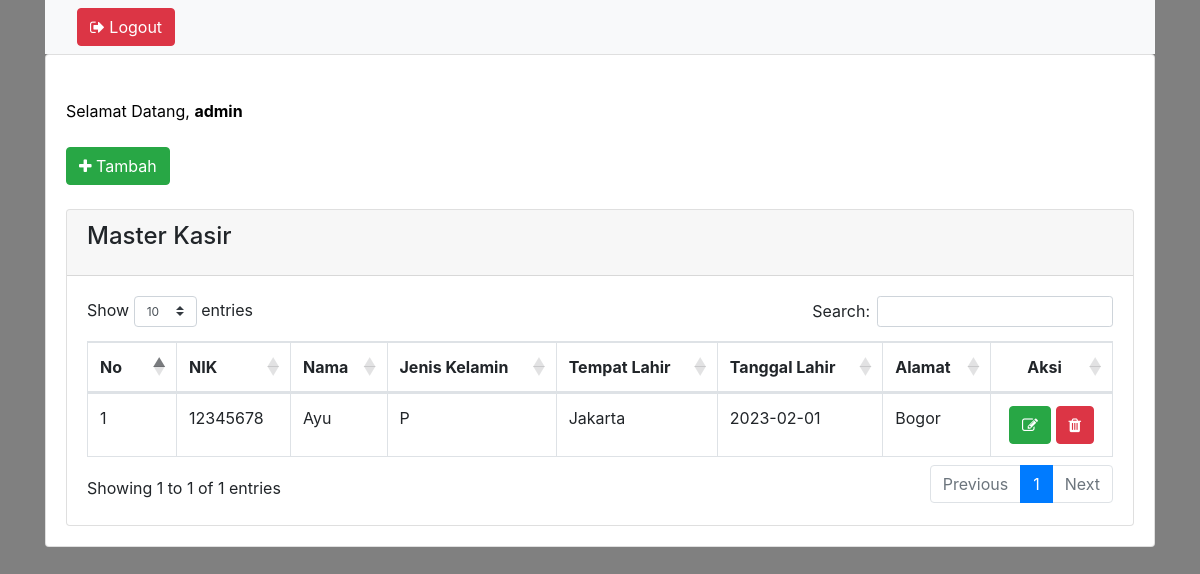
Page /Kasir/index.php (signed in) on the earlier database version.
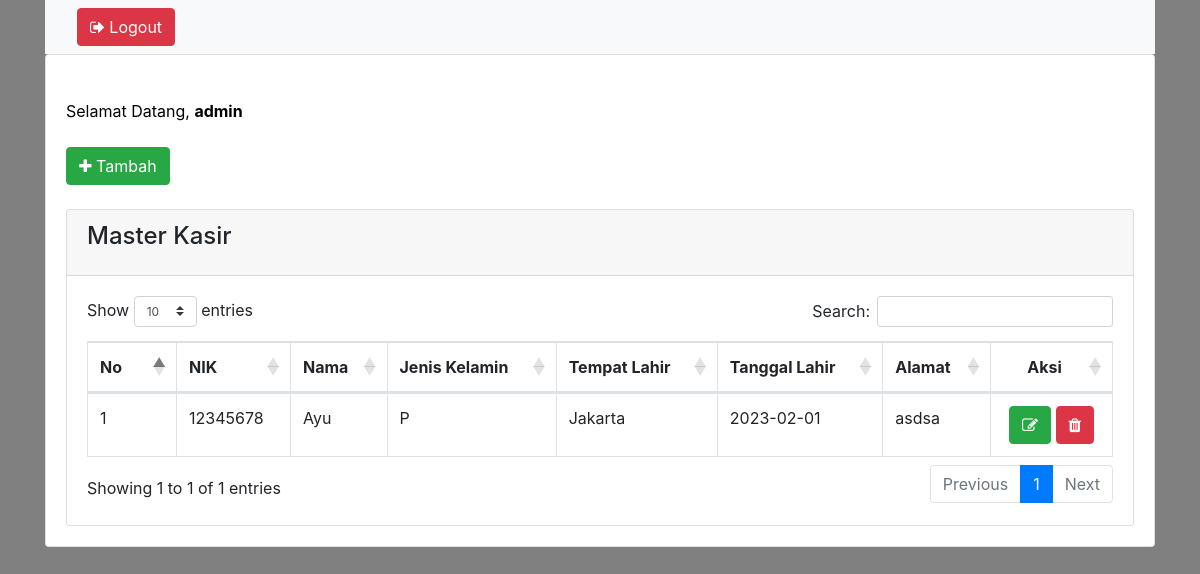
Same page on the later database version.
### tables this page shows
CREATE TABLE `tblkasir` (
  `NIK` varchar(8) NOT NULL,
  `Nama` varchar(25) NOT NULL,
  `Jenkel` varchar(1) NOT NULL,
  `Tempat_lahir` varchar(15) NOT NULL,
  `Tanggal_lahir` date NOT NULL,
  `Alamat` varchar(50) NOT NULL
);

### proses/panggil.php (called while the page is built, shortened)
<?php
    include 'prosescrud.php';
    $db = new Koneksi();
    $koneksi =  $db->DBConnect();
    $proses = new prosesCrud($koneksi);
?>

### proses/prosescrud.php (called while the page is built, shortened)
<?php
    class prosesCrud {
        protected $db;
        function __construct($db){
            $this->db = $db;
        }
        function tampil_master_kasir()
        {
            $query = "SELECT * FROM tblkasir as a";
            $row = $this->db->prepare($query);
            try {
                $row->execute();
                $hasil = $row->fetchAll();
                return $hasil;
            }
            catch (Exception $e) {
                echo $e->errorMessage();
            }
        }
    }
?>

### Kasir/index.php (the view, shortened to what this page needs)
<?php
    require '../proses/panggil.php';
?>
<!DOCTYPE HTML>
<html>
	<head>
        <link rel="stylesheet" href="https://cdnjs.cloudflare.com/ajax/libs/twitter-bootstrap/4.1.3/css/bootstrap.css">
        <link rel="stylesheet" href="https://cdn.datatables.net/1.10.19/css/dataTables.bootstrap4.min.css" />
        <link rel="stylesheet" href="https://stackpath.bootstrapcdn.com/font-awesome/4.7.0/css/font-awesome.min.css">
	</head>
    <body style="background:#808080;">
		<div class="container">
            <nav class="navbar navbar-expand-lg navbar-light bg-light" style="background-color: #e3f2fd;">
            <div class="collapse navbar-collapse" id="navbarText">
                <a href="../logout.php" class="btn btn-danger btn-md float-right"><span class="fa fa-sign-out"></span> Logout</a>
            </div>
            </nav>
            <div class="card">
                <div class="card-body">
                    <div class="row">
                    <div class="col-lg-12">
                        <?php if(!empty($_SESSION['ADMIN'])){?>
                        <br/>
                        <span style="color:#000";>Selamat Datang, <b><?php echo $_SESSION['ADMIN']['username'];?></b></span> <br><br>
                        <?php if ( $_SESSION['ADMIN']['role'] == 1): ?>
                            <a href="tambah.php" class="btn btn-success btn-md"><span class="fa fa-plus"></span> Tambah</a>
                        <?php endif ?>
                        <br/><br/>
                        <div class="card">
                            <div class="card-header">
                                <h4 class="card-title">Master Kasir</h4>
                            </div>
                            <div class="card-body">
                                <table class="table table-hover table-bordered" id="mytable" style="margin-top: 10px">
                                    <thead>
                                        <tr>
                                            <th width="50px">No</th>
                                            <th>NIK</th>
                                            <th>Nama</th>
                                            <th>Jenis Kelamin</th>
                                            <th>Tempat Lahir</th>
                                            <th>Tanggal Lahir</th>
                                            <th>Alamat</th>
                                            <th style="text-align: center;">Aksi</th>
                                        </tr>
                                    </thead>
                                    <tbody>
                                    <?php
                                        $no=1;
                                        $hasil = $proses->tampil_master_kasir();
                                        foreach($hasil as $isi){
                                    ?>
                                        <tr>
                                            <td><?php echo $no; ?></td>
                                            <td><?php echo $isi['NIK']?></td>
                                            <td><?php echo $isi['Nama'];?></td>
                                            <td><?php echo $isi['Jenkel'];?></td>
                                            <td><?php echo $isi['Tempat_lahir'];?></td>
                                            <td><?php echo $isi['Tanggal_lahir'];?></td>
                                            <td><?php echo $isi['Alamat'];?></td>
                                                <?php if ( $_SESSION['ADMIN']['role'] == 1): ?>
                                                <td style="text-align: center;">
                                                    <a href="edit.php?id=<?php echo $isi['NIK'];?>" class="btn btn-success btn-md">
                                                    <span class="fa fa-edit"></span></a>
                                                    <a onclick="return confirm('Apakah yakin data akan di hapus?')" href="../proses/crud.php?aksi=hapus_kasir&hapusid=<?php echo $isi['NIK'];?>"
                                                    class="btn btn-danger btn-md"><span class="fa fa-trash"></span></a>
                                                </td>
                                            <?php else: ?>
                                                <td>Tidak Terdapat Akses Mengedit</td>
                                            <?php endif; ?>
                                        </tr>
                                    <?php
                                        $no++;
                                        }
                                    ?>
                                    </tbody>
                                </table>
                            </div>
                        </div>
                        <?php }?>
                    </div>
                </div>
                </div>
            </div>
		</div>
	</body>
</html>

Differences in the rows shown:
changed tblkasir "Ayu": Alamat "Bogor" → "asdsa"
